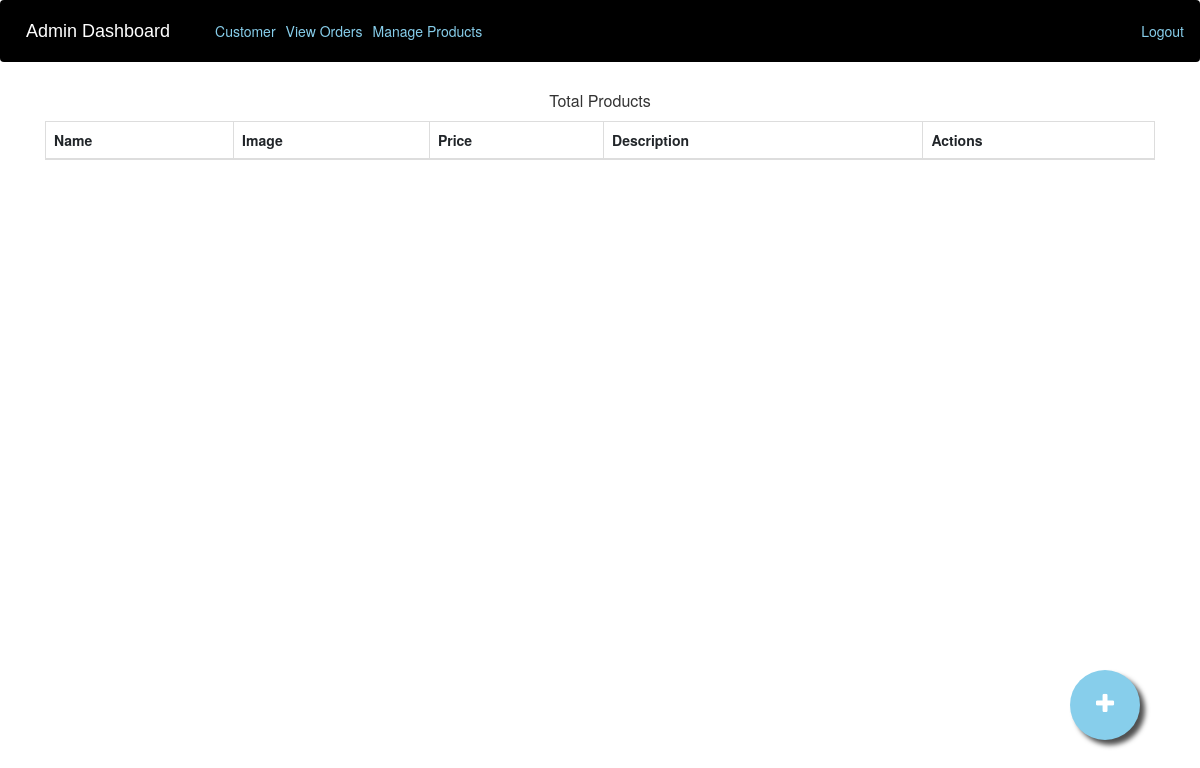
The app's page /admin-products (signed in), older data.
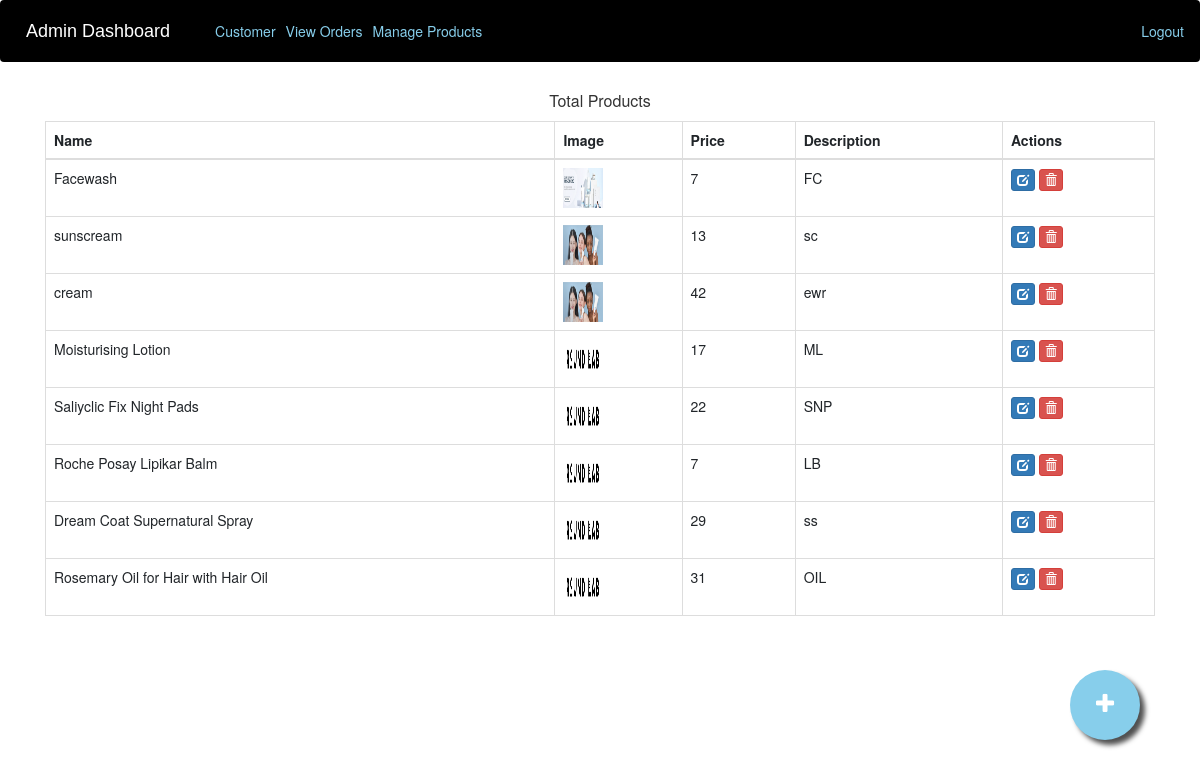
The same page, newer data.
### ecom/models.py (models this page shows, shortened)
class Product(models.Model):
    name=models.CharField(max_length=40)
    product_image= models.ImageField(upload_to='product_image/',null=True,blank=True)
    price = models.PositiveIntegerField()
    description=models.CharField(max_length=40)

### ecom/views.py (the view)
# urls.py: path('admin-products', views.admin_products_view, name='admin-products'),
@login_required(login_url='adminlogin')
def admin_products_view(request):
    products=models.Product.objects.all()
    return render(request,'ecom/admin_products.html',{'products':products})

### templates/ecom/admin_products.html (shortened to what this page needs)
{% extends 'ecom/admin_base.html' %}
{% load static %}
{% block content %}
<head>
  <link href="//netdna.bootstrapcdn.com/bootstrap/3.0.0/css/bootstrap.min.css" rel="stylesheet" id="bootstrap-css">
</head>
<div class="container">
  <div >
    <div class="panel-heading">
      <h6 class="panel-title">Total Products</h6>
    </div>
    <table class="table table-hover table-bordered" id="dev-table">
      <thead>
        <tr>
          <th>Name</th>
          <th>Image</th>
          <th>Price</th>
          <th>Description</th>
          <th>Actions</th>
        </tr>
      </thead>
      {% for p in products %}
  {% if p %}
      <tr>
        <td> {{p.name}}</td>
        <td> <img src="{% static p.product_image.url %}" alt="Profile Pic" height="40px" width="40px" /></td>
        <td>{{p.price}}</td>
        <td>{{p.description}}</td>
        <td><a class="btn btn-primary btn-xs" href="{% url 'update-product' p.id  %}"><span class="glyphicon glyphicon-edit"></span></a>
          <a class="btn btn-danger btn-xs" href="{% url 'delete-product' p.id  %}"><span class="glyphicon glyphicon-trash"></span></a></td>
      </tr>
      {%else%}
      <br><br><br>
      <h1>No Products!!</h1>
      {% endif %}
      {% endfor %}
    </table>
  </div>
</div>
<a href="/admin-add-product" class="float">
<i class="fa fa-plus my-float"></i>
</a>
{% endblock content %}

Row changes from the older to the newer data that the page shows:
added Product: name "Facewash", product_image (picture), price "7", description "FC"
added Product: name "sunscream", product_image (picture), price "13", description "sc"
added Product: name "cream", product_image (picture), price "42", description "ewr"
added Product: name "Moisturising Lotion", product_image (picture), price "17", description "ML"
added Product: name "Saliyclic Fix Night Pads", product_image (picture), price "22", description "SNP"
added Product: name "Roche Posay Lipikar Balm", product_image (picture), price "7", description "LB"
added Product: name "Dream Coat Supernatural Spray", product_image (picture), price "29", description "ss"
added Product: name "Rosemary Oil for Hair with Hair Oil", product_image (picture), price "31", description "OIL"
